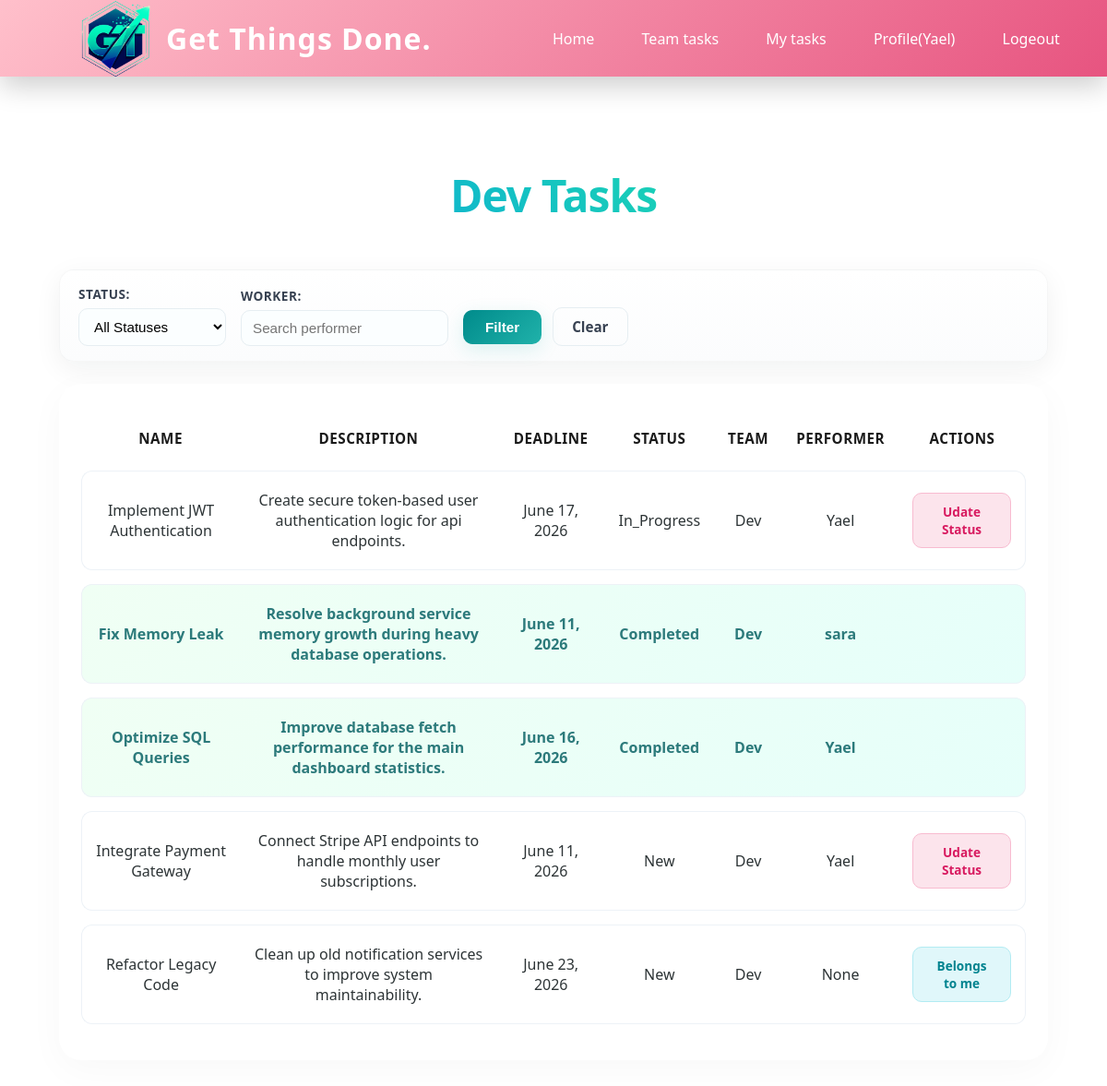
The page /allTask/ (signed in) on the database its author committed.
### DjangoApp/models.py (models this page shows, shortened)
class UserProfile(models.Model):
    user = models.OneToOneField(User, on_delete=models.CASCADE)
    ROLE_CHOICES = [
        ('Manager', 'מנהל'),
        ('Employee', 'עובד'),
    ]
    role = models.CharField(max_length=10, choices=ROLE_CHOICES, default='Employee')
    team = models.ForeignKey(Team, on_delete=models.SET_NULL, null=True, blank=True)

class Team(models.Model):
    name = models.CharField(max_length=100, unique=True)
    def __str__(self):
        return self.name

class Task(models.Model):
    id = models.AutoField(primary_key=True)
    name = models.CharField(max_length=50)
    desc = models.TextField(max_length=1000)
    destDate = models.DateField()
    STATUS_CHOICES = [
        ('New', 'New'),
        ('In_Progress', 'In Progress'),
        ('Done', 'Done'),
    ]
    status = models.CharField(max_length=20, choices=STATUS_CHOICES, default='New')
    performer = models.ForeignKey(User, on_delete=models.CASCADE, null=True, blank=True)
    team = models.ForeignKey(Team, on_delete=models.CASCADE)

### DjangoApp/views.py (the view)
# urls.py: path('allTask/', views.allTask, name='allTask'),
@login_required
def allTask(request):
    user_profile = request.user.userprofile
    tasks = Task.objects.filter(team=user_profile.team)
    status_filter = request.GET.get('status', '')
    performer_filter = request.GET.get('performer', '')
    if status_filter:
        tasks = tasks.filter(status=status_filter)
    if performer_filter:
        tasks = tasks.filter(performer__username__icontains=performer_filter)
    all_statuses = Task.objects.filter(team=user_profile.team).values_list('status', flat=True).distinct()
    all_performers = Task.objects.filter(team=user_profile.team).values_list('performer__username', flat=True).distinct()
    return render(request, 'task/task_list.html', {
        'tasks': tasks,
        'statuses': all_statuses,
        'performers': sorted([p for p in all_performers if p]),
        'selected_status': status_filter,
        'selected_performer': performer_filter
    })

### DjangoApp/templates/task/task_list.html (shortened to what this page needs)
{% extends 'djApp/base.html' %}
{% load static %}
{% block extra_css %}
<link rel="stylesheet" href="{% static 'css/allTask.css' %}">
{% endblock %}
{% block content %}
<div class="content">
    <h1>{{ user.userprofile.team.name }} Tasks</h1>
    <div class="filter-container">
        <form method="get" class="filter-form-row">
            <div class="filter-group-row">
                <label for="status">Status:</label>
                <select id="status" name="status" class="filter-select">
                    <option value="">All Statuses</option>
                </select>
            </div>
            <div class="filter-group-row">
                <label for="performer">Worker:</label>
                <input type="text" id="performer" name="performer" class="filter-input" placeholder="Search performer" value="{{ selected_performer }}">
            </div>
            <div class="filter-buttons-row">
                <button type="submit" class="btn-filter">Filter</button>
                <a href="{% url 'allTask' %}" class="btn-clear">Clear</a>
            </div>
        </form>
    </div>
    <section class="task-container">
        <table>
    <thead>
    <tr>
        <th>Name</th>
        <th>Description</th>
        <th>Deadline</th>
        <th>Status</th>
        <th>Team</th>
        <th>Performer</th>
        {% if not task.performer %}
        <th>Actions</th>
        {% elif task.performer == user %}
        <th>Actions</th>
        {% endif %}
    </tr>
    </thead>
    <tbody>
    {% for task in tasks %}
    <tr class="{% if task.status == 'Completed' %}task-completed{% endif %}">
        <td>{{ task.name }}</td>
        <td>{{ task.desc }}</td>
        <td>{{ task.destDate }}</td>
        <td>{{ task.status }}</td>
        <td>{{ task.team }}</td>
        <td>{{ task.performer }}</td>
        <td>
            {% if not task.performer %}
            <a href="{% url 'assign_task' task.id %}" class="btn-assign">Belongs to me</a>
            {% elif task.performer == user  and  task.status != 'Completed' %}
            <a href="{% url 'update_status' task.id %}" class="btn-status">Udate Status</a>
            {% endif %}
        </td>
    </tr>
    {% endfor %}
    </tbody>
</table>
    </section>
{% endblock %}

### DjangoApp/templates/djApp/base.html (shortened to what this page needs)
<!DOCTYPE html>
{% load static %}
<html lang="he" dir="rtl">
<head>
    <link rel="stylesheet" href="{% static 'css/navs.css' %}">
    <link rel="stylesheet" href="{% static 'css/forms.css' %}">
    {% block extra_css %}{% endblock %}
</head>
<body>
<nav class="navbar">
    <div class="nav-container">
       <a href="{% url 'home' %}" class="nav-logo">
        <img src="{% static 'images/lls.png' %}" alt="Get Things Done Logo" class="imgLogo" width="90">
        <span>Get Things Done.</span>
    </a>
        <ul class="nav-links">
            <li><a href="{% url 'home' %}">Home</a></li>
            {% if user.is_authenticated %}
            <li><a href="{% url 'allTask' %}">Team tasks</a></li>
            <li><a href="{% url 'myTasks' %}">My tasks </a></li>
            <li><a href="{% url 'profile' %}"> Profile({{ user.username }})</a></li>
            <li><a href="{% url 'logout' %}">Logeout</a></li>
            {% else %}
            <li><a href="{% url 'login' %}">Login</a></li>
            <li><a href="{% url 'register' %}">Register</a></li>
            {% endif %}
        </ul>
    </div>
</nav>
<div class="content">
    {% block content %}
    {% endblock %}
</div>
</body>
</html>

### DjangoApp/static/css/navs.css (style rules this page uses)
:root { --bg-main: linear-gradient(135deg, #ffc0cb 0%, #e75480 100%); --accent: #f5576c; --text: #ffffff; --glass: rgba(255, 255, 255, 0.15); --shadow: 0 10px 30px rgba(0, 0, 0, 0.2); }
* { margin: 0; padding: 0; box-sizing: border-box; }
body { font-family: 'Segoe UI', system-ui, sans-serif; }
.nav-container { direction: ltr; }
.nav-links { direction: ltr; }
.navbar { background: var(--bg-main); backdrop-filter: blur(12px); box-shadow: var(--shadow); position: sticky; top: 0; z-index: 1000; animation: slideDown 0.5s ease-out; }
.nav-container { max-width: 1200rem; margin: auto; padding: 0 2rem; height: 83px; display: flex; justify-content: space-between; align-items: center; }
.nav-logo { display: flex; align-items: center; gap: 10px; color: var(--text); font-size: 2rem; font-weight: 700; text-decoration: none; letter-spacing: 1px; margin-left: 3rem; }
.nav-links { list-style: none; display: flex; gap: 0.8rem; }
.nav-links a { color: var(--text); text-decoration: none; padding: 0.6rem 1.2rem; border-radius: 10px; position: relative; transition: all 0.25s ease; }
.nav-links a::after { content: ""; position: absolute; bottom: 6px; left: 50%; width: 0; height: 2px; background: #fff; transition: all 0.3s ease; }

### rows shown on the page
Task: name "Implement JWT Authentication", desc "Create secure token-based user authentication logic for api endpoints.", destDate "June 17, 2026", status "In_Progress", team "Dev", performer "Yael", shows "Udate Status"
Task: name "Fix Memory Leak", desc "Resolve background service memory growth during heavy database operations.", destDate "June 11, 2026", status "Completed", team "Dev", performer "sara"
Task: name "Optimize SQL Queries", desc "Improve database fetch performance for the main dashboard statistics.", destDate "June 16, 2026", status "Completed", team "Dev", performer "Yael"
Task: name "Integrate Payment Gateway", desc "Connect Stripe API endpoints to handle monthly user subscriptions.", destDate "June 11, 2026", status "New", team "Dev", performer "Yael", shows "Udate Status"
Task: name "Refactor Legacy Code", desc "Clean up old notification services to improve system maintainability.", destDate "June 23, 2026", status "New", team "Dev", performer "None", shows "Belongs to me"

### other values the page prints
{{ user.username }} "Yael"
{{ user.userprofile.team.name }} "Dev"
